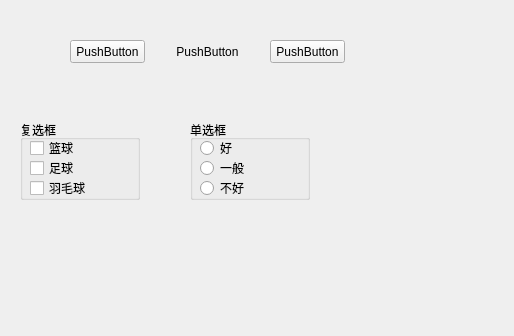
<?xml version="1.0" encoding="UTF-8"?>
<ui version="4.0">
 <class>myWidget</class>
 <widget class="QWidget" name="myWidget">
  <property name="geometry">
   <rect>
    <x>0</x>
    <y>0</y>
    <width>514</width>
    <height>336</height>
   </rect>
  </property>
  <property name="windowTitle">
   <string>myWidget</string>
  </property>
  <widget class="QPushButton" name="pushBtn1">
   <property name="geometry">
    <rect>
     <x>70</x>
     <y>40</y>
     <width>75</width>
     <height>23</height>
    </rect>
   </property>
   <property name="text">
    <string>PushButton</string>
   </property>
   <property name="checkable">
    <bool>true</bool>
   </property>
  </widget>
  <widget class="QPushButton" name="pushBtn2">
   <property name="geometry">
    <rect>
     <x>170</x>
     <y>40</y>
     <width>75</width>
     <height>23</height>
    </rect>
   </property>
   <property name="text">
    <string>PushButton</string>
   </property>
   <property name="flat">
    <bool>true</bool>
   </property>
  </widget>
  <widget class="QPushButton" name="pushBtn3">
   <property name="geometry">
    <rect>
     <x>270</x>
     <y>40</y>
     <width>75</width>
     <height>23</height>
    </rect>
   </property>
   <property name="text">
    <string>PushButton</string>
   </property>
  </widget>
  <widget class="QGroupBox" name="groupBox">
   <property name="geometry">
    <rect>
     <x>20</x>
     <y>120</y>
     <width>120</width>
     <height>80</height>
    </rect>
   </property>
   <property name="title">
    <string>复选框</string>
   </property>
   <widget class="QCheckBox" name="checkBox">
    <property name="geometry">
     <rect>
      <x>10</x>
      <y>20</y>
      <width>71</width>
      <height>16</height>
     </rect>
    </property>
    <property name="text">
     <string>篮球</string>
    </property>
    <property name="tristate">
     <bool>true</bool>
    </property>
   </widget>
   <widget class="QCheckBox" name="checkBox_2">
    <property name="geometry">
     <rect>
      <x>10</x>
      <y>40</y>
      <width>71</width>
      <height>16</height>
     </rect>
    </property>
    <property name="text">
     <string>足球</string>
    </property>
    <property name="tristate">
     <bool>true</bool>
    </property>
   </widget>
   <widget class="QCheckBox" name="checkBox_3">
    <property name="geometry">
     <rect>
      <x>10</x>
      <y>60</y>
      <width>71</width>
      <height>16</height>
     </rect>
    </property>
    <property name="text">
     <string>羽毛球</string>
    </property>
    <property name="tristate">
     <bool>true</bool>
    </property>
   </widget>
  </widget>
  <widget class="QGroupBox" name="groupBox_2">
   <property name="geometry">
    <rect>
     <x>190</x>
     <y>120</y>
     <width>120</width>
     <height>80</height>
    </rect>
   </property>
   <property name="title">
    <string>单选框</string>
   </property>
   <widget class="QRadioButton" name="radioButton">
    <property name="geometry">
     <rect>
      <x>10</x>
      <y>20</y>
      <width>89</width>
      <height>16</height>
     </rect>
    </property>
    <property name="text">
     <string>好</string>
    </property>
   </widget>
   <widget class="QRadioButton" name="radioButton_2">
    <property name="geometry">
     <rect>
      <x>10</x>
      <y>40</y>
      <width>89</width>
      <height>16</height>
     </rect>
    </property>
    <property name="text">
     <string>一般</string>
    </property>
   </widget>
   <widget class="QRadioButton" name="radioButton_3">
    <property name="geometry">
     <rect>
      <x>10</x>
      <y>60</y>
      <width>89</width>
      <height>16</height>
     </rect>
    </property>
    <property name="text">
     <string>不好</string>
    </property>
   </widget>
  </widget>
 </widget>
 <layoutdefault spacing="6" margin="11"/>
 <resources/>
 <connections/>
</ui>
